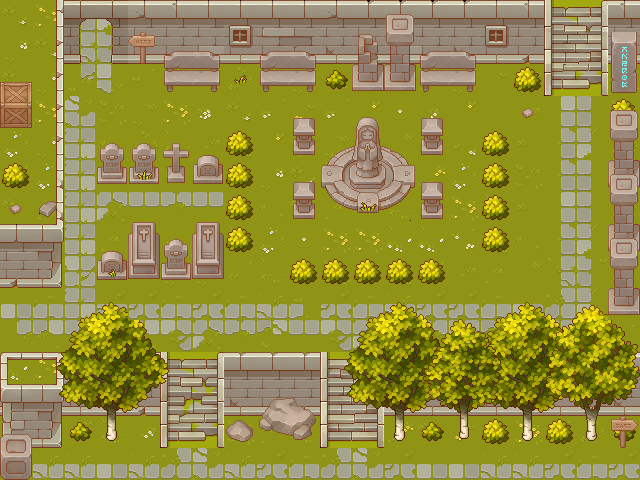

This game map was drawn from its Tiled (.tmx) file and the tilesets committed beside it. A one-line description and the full map source follow:
An orthogonal 20x15 tile map with 32x32 px tiles, 3 tile layers (Tile Layer 1, Tile Layer 2, Tile Layer 3), 5 tilesets.

<map version="1.5" tiledversion="1.7.0" orientation="orthogonal" renderorder="right-down" width="20" height="15" tilewidth="32" tileheight="32" infinite="0" nextlayerid="4" nextobjectid="1">
 <tileset firstgid="1" name="TX Props" tilewidth="32" tileheight="32" tilecount="256" columns="16">
  <image source="TX Props.png" trans="000000" width="512" height="512" />
 </tileset>
 <tileset firstgid="257" name="TX Struct" tilewidth="32" tileheight="32" tilecount="256" columns="16">
  <image source="TX Struct.png" trans="000000" width="512" height="512" />
 </tileset>
 <tileset firstgid="513" name="TX Tileset Grass" tilewidth="32" tileheight="32" tilecount="64" columns="8">
  <image source="TX Tileset Grass.png" trans="000000" width="256" height="256" />
 </tileset>
 <tileset firstgid="577" name="TX Tileset Wall" tilewidth="32" tileheight="32" tilecount="256" columns="16">
  <image source="TX Tileset Wall.png" trans="000000" width="512" height="512" />
 </tileset>
 <tileset firstgid="833" name="TX Plant" tilewidth="32" tileheight="32" tilecount="256" columns="16">
  <image source="TX Plant.png" trans="000000" width="512" height="512" />
 </tileset>
 <layer id="1" name="Tile Layer 1" width="20" height="15">
  <data encoding="csv">
518,542,555,556,676,677,725,679,722,723,676,674,674,674,674,679,677,341,342,677,
526,518,563,564,690,529,741,695,738,739,692,514,741,742,692,695,540,293,294,691,
518,526,571,572,515,513,524,530,532,522,524,513,532,522,522,529,522,373,374,538,
526,542,574,538,522,542,525,518,543,533,543,536,517,535,536,513,540,547,548,538,
534,526,546,524,530,537,540,516,536,526,522,539,523,517,520,530,521,555,556,530,
539,534,546,524,524,521,540,531,526,518,537,514,523,527,534,540,538,555,548,531,
514,531,546,569,557,559,557,531,528,518,531,523,537,533,542,537,521,547,548,540,
675,515,546,531,515,516,514,537,534,517,542,542,541,541,519,516,524,555,556,522,
522,513,554,514,513,522,522,539,537,521,538,540,516,539,540,531,523,563,564,523,
549,550,546,552,552,550,552,550,551,567,552,550,551,552,552,550,549,573,556,516,
566,558,559,560,558,570,569,559,560,557,570,569,560,559,557,560,558,557,565,515,
541,542,676,679,676,341,342,515,515,515,277,278,674,675,675,675,677,674,674,674,
690,692,693,695,514,357,358,692,691,691,293,294,691,693,691,690,691,690,691,692,
540,524,532,537,544,373,374,538,531,537,309,310,527,514,533,540,542,515,530,539,
521,551,551,549,551,573,574,551,552,550,573,574,552,549,549,551,551,552,550,552
</data>
 </layer>
 <layer id="2" name="Tile Layer 2" width="20" height="15">
  <data encoding="csv">
0,603,334,335,0,0,0,0,0,0,0,0,92,0,0,0,0,0,0,0,
0,619,350,351,116,691,11,0,10,11,0,691,108,10,11,0,691,0,0,56,
6,619,0,0,0,26,27,1043,26,27,930,124,124,26,27,0,932,0,0,72,
22,619,0,0,0,0,0,0,0,63,0,0,0,63,0,0,241,0,0,932,
0,619,0,120,120,152,122,932,0,79,140,141,142,79,0,932,0,0,0,0,
932,635,0,136,136,168,138,932,0,63,156,157,158,63,0,932,0,0,0,124,
0,635,0,0,0,0,74,932,0,79,172,173,174,79,0,932,0,0,0,0,
0,638,0,122,90,120,90,932,0,0,0,0,0,0,0,932,0,0,0,124,
691,654,0,138,106,136,106,0,0,932,932,932,932,932,0,0,0,0,0,0,
0,0,834,835,0,0,0,0,0,0,833,834,835,836,833,834,835,836,837,837,
0,0,850,851,852,0,0,0,0,0,849,850,851,852,849,850,851,852,0,0,
621,622,866,867,868,869,0,674,674,674,865,866,867,868,865,866,867,868,0,0,
637,638,882,883,691,885,0,0,209,210,881,882,883,884,881,882,883,884,0,0,
653,654,930,899,0,0,0,245,225,226,897,898,899,930,897,932,899,932,0,930,
170,0,0,0,0,0,0,0,0,0,0,0,0,0,0,0,0,0,0,0
</data>
 </layer>
 <layer id="3" name="Tile Layer 3" width="20" height="15">
  <data encoding="csv">
0,0,0,0,0,0,0,0,0,0,0,0,0,0,0,0,0,0,0,0,
0,0,0,0,0,10,0,0,0,0,0,110,0,0,0,0,0,0,0,57,
0,0,0,0,0,0,0,0,0,0,0,0,0,0,0,0,0,0,0,73,
0,0,0,0,0,0,0,0,0,0,14,15,16,0,0,0,0,0,0,92,
0,0,0,0,0,0,0,0,0,0,30,31,32,0,0,0,0,0,0,108,
0,0,0,0,1026,0,0,0,0,0,46,47,48,0,0,0,0,0,0,92,
241,248,0,0,74,0,0,0,0,0,0,1025,0,0,0,0,0,0,0,108,
0,0,0,0,0,0,0,0,0,0,0,0,0,0,0,0,0,0,0,92,
0,0,0,1075,0,0,0,0,0,0,0,0,0,0,0,0,0,0,0,108,
0,0,0,0,0,0,0,0,0,0,0,0,833,842,843,844,833,838,839,124,
0,0,0,0,0,0,0,0,0,0,0,0,849,858,859,860,0,854,855,856,
0,865,0,0,0,0,0,0,0,0,0,0,0,874,875,876,0,870,871,872,
0,881,0,0,884,0,0,0,0,0,0,0,0,890,891,892,0,886,887,888,
154,0,0,0,0,0,0,0,0,0,0,0,897,906,907,908,0,902,903,84,
0,0,0,0,0,0,0,0,0,0,0,0,0,0,0,0,0,0,0,0
</data>
 </layer>
</map>
